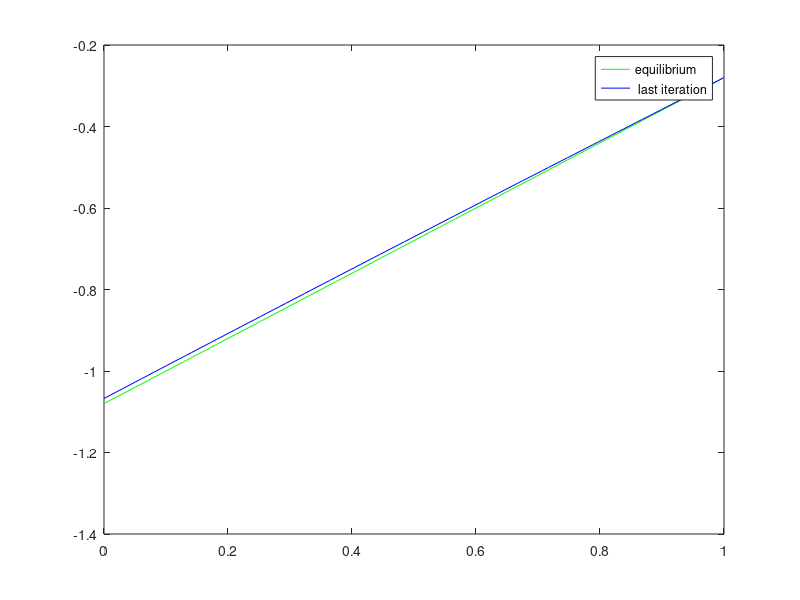

This figure's MATLAB source:
mu=0.01; tau=100; L=1; M=100; N=2000; x=linspace(0,L,M)';
v=sqrt(tau/mu); dx=x(2)-x(1); dt=dx/v; p=(v*dt/dx)^2;

b=0.5;
beta=b/2/mu;
q=1+beta*dt;
u=1-beta*dt;

% Slide 33/34 modified with example data (from instruction)
s= -2*x.^2 + 0.8*x + 0.92;  % Original: x.^2.*(L-x); 
g=sin(2*pi*x);              % Original: zeros(M,1); 
h=zeros(1,N) + 0.8;         % Original: just zeros
r=zeros(1,N) - 0.28;        % Original: just zeros

% Code unchanged
f(:,1)=s;
f(1,2)=p *(f(2,1)- f(1,1)-dx*h(1)) + f(1,1) +dt*g(1);
f(2:M-1,2)=p/2*(f(3:M,1)-2*f(2:M-1,1)+ f(1:M-2,1))+f(2:M-1,1)+dt*g(2:M-1);
f(M,2)=r(2);
for n=2:N-1
    f(1,n+1)=2*p/q*(f(2,n)-f(1,n)- dx*h(n) )+2/q*f(1,n)-u/q*f(1,n-1);
    f(2:M-1,n+1)=p/q*(f(3:M,n)-2*f(2:M-1,n)+f(1:M-2,n))+2/q*f(2:M-1,n)-u/q*f(2:M-1,n-1);
    f(M,n+1)=r(n+1);
end

% Visualize equlibrium (linear function, like yE = cx + d)
% 1) Find c (using given condition): dy/dx(x=0, t) = 0.8, hence c = 0.8
% 2) Find d (using given condition): y(x=L, t) = -0.28, hence 
%   -0.28 = 0.8 * L + d => d = -0.28 - 0.8 = -1.08
plot(x,0.8*x - 1.08,'g');

% Add second plot for comparison
hold on; 
plot(x,f(:,N),'b');
legend('equilibrium',' last iteration')
